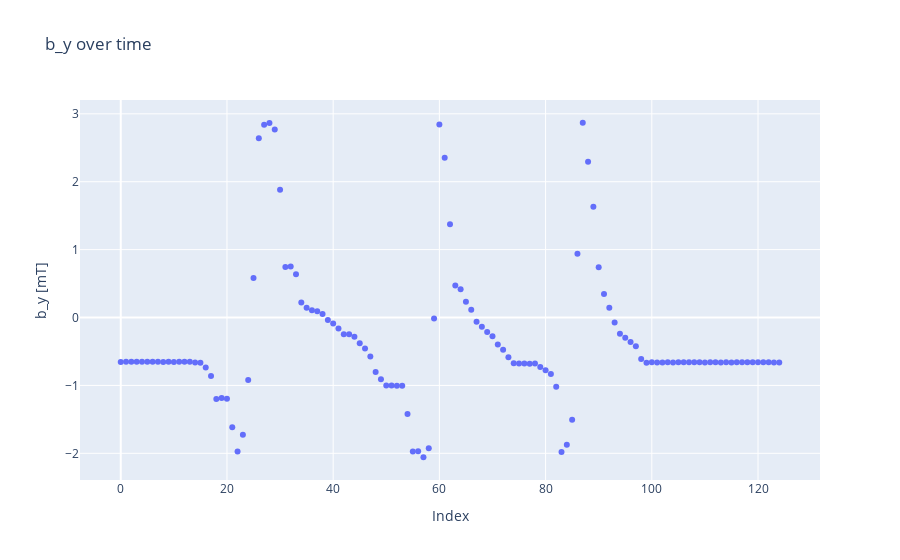

Notebook cell for this chart:
### Code cell
measuredby = go.Scatter(x=index, y=by7, mode='markers')
layoutby = go.Layout(title='b_y over time')
figby = go.Figure(data=[measuredby], layout=layoutby)
figby.update_yaxes(scaleanchor='y')
figby.update_layout(
    xaxis_title="Index",
    yaxis_title="b_y [mT]"
)
figby.show()

### Figure 1 — Plotly figure (JSON) as saved in the notebook; plotly's stock layout.template omitted (floating-point values rounded to 4 significant figures; data arrays with more than 128 entries replaced by an {"elided": "..."} marker saying what was removed)
{"data": [{"mode": "markers", "type": "scatter", "x": {"elided": "2000 int values"}, "y": [-0.6537, -0.6525, -0.6528, -0.6522, -0.6531, -0.6528, -0.6528, -0.6519, -0.654, -0.6516, -0.654, -0.6516, -0.6528, -0.6531, -0.663, -0.6648, -0.7362, -0.861, -1.201, -1.187, -1.196, -1.617, -1.974, -1.725, -0.9201, 0.5817, 2.639, 2.838, 2.864, 2.769, 1.88, 0.7452, 0.7518, 0.6363, 0.2217, 0.1434, 0.1083, 0.0936, 0.0525, -0.0372, -0.0891, -0.1626, -0.2463, -0.2466, -0.2832, -0.3795, -0.4566, -0.5748, -0.801, -0.9078, -1.003, -1.001, -1.004, -1.006, -1.422, -1.972, -1.968, -2.058, -1.925, -0.0129, 2.842, 2.352, 1.373, 0.4734, 0.4164, 0.2337, 0.1128, -0.0606, -0.1377, -0.2142, -0.2763, -0.399, -0.4746, -0.5853, -0.6753, -0.678, -0.678, -0.6795, -0.6786, -0.7296, -0.7779, -0.8319, -1.018, -1.982, -1.875, -1.508, 0.9378, 2.869, 2.296, 1.631, 0.741, 0.348, 0.1431, -0.0744, -0.2379, -0.2964, -0.3594, -0.4236, -0.6096, -0.6672, -0.6606, -0.6609, -0.6609, -0.6597, -0.6612, -0.6591, -0.6594, -0.6585, -0.6603, -0.6597, -0.6612, -0.6606, -0.66, -0.6618, -0.6588, -0.6609, -0.6588, -0.6585, -0.6603, -0.6603, -0.66, -0.6588, -0.6606, -0.6618, -0.6609]}], "layout": {"title": {"text": "b_y over time"}, "xaxis": {"title": {"text": "Index"}}, "yaxis": {"scaleanchor": "y", "title": {"text": "b_y [mT]"}}}}
